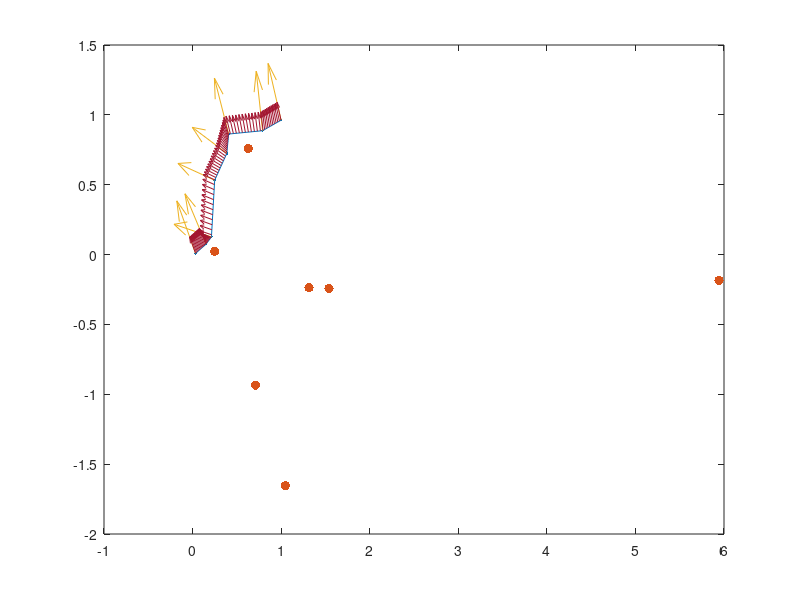

Write MATLAB code to recreate this figure.
pts = rand(8,3).*[1,1,0];
pts = sort(pts);

face_normals = cross(repmat([0,0,1],[size(pts,1) - 1,1]), diff(pts), 2);
face_normals = face_normals./sqrt(sum(face_normals.*face_normals,2));
face_centers = (pts(2:end,:) + pts(1:end-1,:))/2;

side_lengths = sqrt(sum(diff(pts).*diff(pts),2));
weighted_face_normals = side_lengths.*face_normals;
vert_normals = (weighted_face_normals(1:end-1,:) + weighted_face_normals(2:end,:)) / 2;
vert_normals = vert_normals./sqrt(sum(vert_normals.*vert_normals,2));
vert_normals = [face_normals(1,:); vert_normals; face_normals(end,:)];

curvature = dot(diff(vert_normals), diff(pts),2)./side_lengths.^2;
radii = curvature.^-1;

Pc = -sqrt(radii.^2 - (side_lengths/2).^2) .* face_normals + face_centers;
P1c = pts(1:end-1, :) - Pc;
P2c = pts(2:end, :) - Pc;
th1 = atan2(P1c(:,2), P1c(:,1));
th2 = atan2(P2c(:,2), P2c(:,1));

interp_pts = interp1(1:size(pts,1), pts, linspace(1, size(pts,1), size(pts,1) * 10));
interp_normals = interp1(1:size(pts,1), vert_normals, linspace(1, size(pts,1), size(pts,1) * 10));

close all;
figure;
plot(pts(:,1), pts(:,2), 'Marker', '.');
hold on;
plot(Pc(:,1), Pc(:,2), '.', 'MarkerSize', 20);
% quiver(face_centers(:,1), face_centers(:,2), face_normals(:,1), face_normals(:,2));
quiver(pts(:,1), pts(:,2), vert_normals(:,1), vert_normals(:,2));
quiver(interp_pts(:,1), interp_pts(:,2), interp_normals(:,1), interp_normals(:,2));